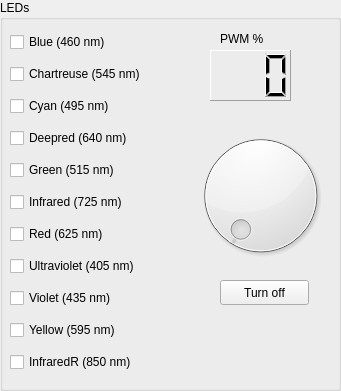
   <widget class="QGroupBox" name="groupBoxLeds">
    <property name="geometry">
     <rect>
      <x>570</x>
      <y>0</y>
      <width>341</width>
      <height>391</height>
     </rect>
    </property>
    <property name="title">
     <string>LEDs</string>
    </property>
    <widget class="QWidget" name="gridLayoutWidget">
     <property name="geometry">
      <rect>
       <x>10</x>
       <y>30</y>
       <width>171</width>
       <height>355</height>
      </rect>
     </property>
     <layout class="QGridLayout" name="gridLayout">
      <property name="spacing">
       <number>10</number>
      </property>
      <item row="9" column="0">
       <widget class="QCheckBox" name="yellowLed">
        <property name="text">
         <string>Yellow (595 nm)</string>
        </property>
       </widget>
      </item>
      <item row="0" column="0">
       <widget class="QCheckBox" name="blueLed">
        <property name="text">
         <string>Blue (460 nm)</string>
        </property>
       </widget>
      </item>
      <item row="1" column="0">
       <widget class="QCheckBox" name="chartreuseLed">
        <property name="text">
         <string>Chartreuse (545 nm)</string>
        </property>
       </widget>
      </item>
      <item row="7" column="0">
       <widget class="QCheckBox" name="ultravioletLed">
        <property name="text">
         <string>Ultraviolet (405 nm)</string>
        </property>
       </widget>
      </item>
      <item row="4" column="0">
       <widget class="QCheckBox" name="greenLed">
        <property name="text">
         <string>Green (515 nm)</string>
        </property>
       </widget>
      </item>
      <item row="3" column="0">
       <widget class="QCheckBox" name="deepredLed">
        <property name="text">
         <string>Deepred (640 nm)</string>
        </property>
       </widget>
      </item>
      <item row="5" column="0">
       <widget class="QCheckBox" name="infraredLed">
        <property name="text">
         <string>Infrared (725 nm)</string>
        </property>
       </widget>
      </item>
      <item row="2" column="0">
       <widget class="QCheckBox" name="cyanLed">
        <property name="text">
         <string>Cyan (495 nm)</string>
        </property>
       </widget>
      </item>
      <item row="6" column="0">
       <widget class="QCheckBox" name="redLed">
        <property name="text">
         <string>Red (625 nm)</string>
        </property>
       </widget>
      </item>
      <item row="8" column="0">
       <widget class="QCheckBox" name="violetLed">
        <property name="text">
         <string>Violet (435 nm)</string>
        </property>
       </widget>
      </item>
      <item row="10" column="0">
       <widget class="QCheckBox" name="wheelLed">
        <property name="text">
         <string>InfraredR (850 nm)</string>
        </property>
       </widget>
      </item>
     </layout>
    </widget>
    <widget class="QDial" name="dial">
     <property name="geometry">
      <rect>
       <x>190</x>
       <y>120</y>
       <width>141</width>
       <height>151</height>
      </rect>
     </property>
     <property name="styleSheet">
      <string notr="true"/>
     </property>
     <property name="maximum">
      <number>100</number>
     </property>
     <property name="value">
      <number>0</number>
     </property>
     <property name="orientation">
      <enum>Qt::Horizontal</enum>
     </property>
    </widget>
    <widget class="QLCDNumber" name="lcdPwm">
     <property name="geometry">
      <rect>
       <x>210</x>
       <y>50</y>
       <width>81</width>
       <height>51</height>
      </rect>
     </property>
     <property name="frameShape">
      <enum>QFrame::Panel</enum>
     </property>
     <property name="digitCount">
      <number>3</number>
     </property>
     <property name="mode">
      <enum>QLCDNumber::Dec</enum>
     </property>
     <property name="intValue" stdset="0">
      <number>0</number>
     </property>
    </widget>
    <widget class="QLabel" name="label">
     <property name="geometry">
      <rect>
       <x>220</x>
       <y>30</y>
       <width>67</width>
       <height>17</height>
      </rect>
     </property>
     <property name="text">
      <string>PWM %</string>
     </property>
    </widget>
    <widget class="QPushButton" name="ledsOffButton">
     <property name="geometry">
      <rect>
       <x>220</x>
       <y>280</y>
       <width>89</width>
       <height>25</height>
      </rect>
     </property>
     <property name="text">
      <string>Turn off</string>
     </property>
    </widget>
   </widget>
